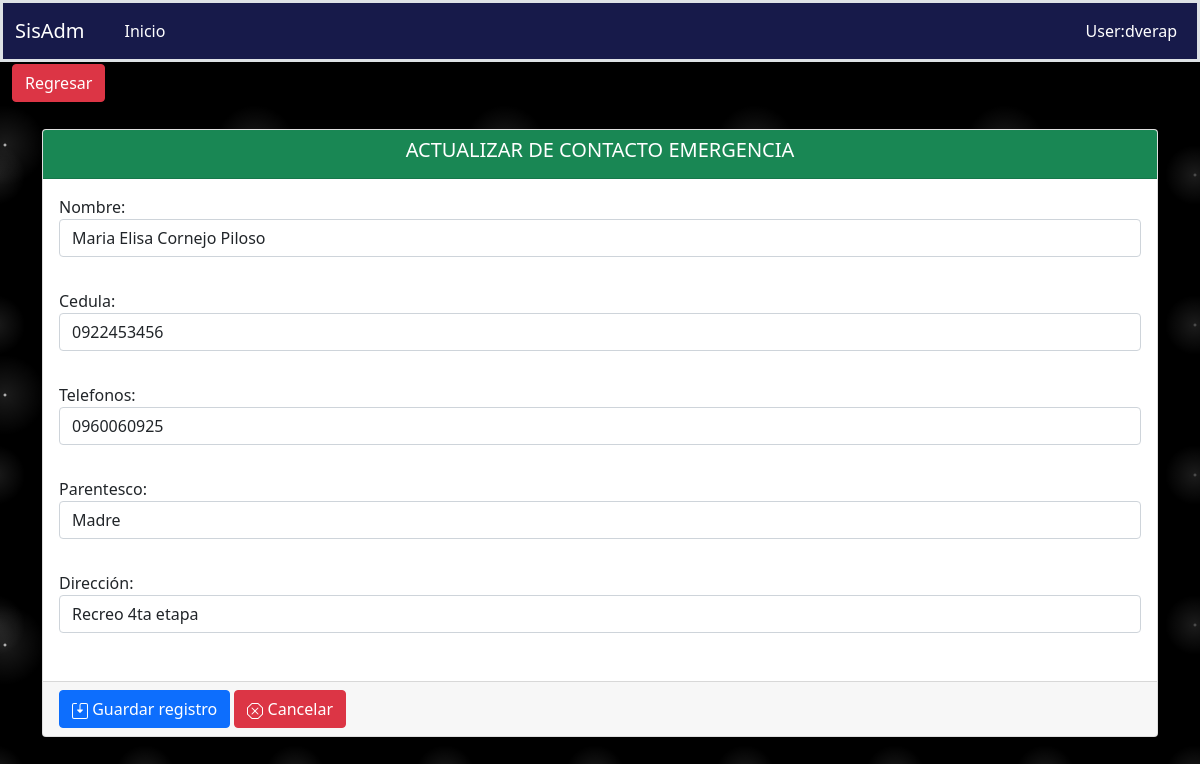
Page /fichaPersonal/actualizaContactoEmergencia/1/ on the committed database.
### aplicaciones/ficha_personal/models.py (models this page shows, shortened)
class ContactoEmergencias(models.Model):
    nombre = models.CharField(max_length=200)
    cedula = models.CharField(max_length=10, unique=True)
    telefonos = models.CharField(max_length=50, blank=True, null=True)
    parentesco = models.CharField(max_length=2, choices=PARENTESCO, default=PARENTESCO[0][0], blank=True, null=True)
    direccion = models.TextField(blank=True, null=True, verbose_name='Dirección')
    class Meta:
        verbose_name = "ContactoEmergencia"
        verbose_name_plural = "ContactosEmergencias"
        ordering = ('id',)

### aplicaciones/ficha_personal/views/ContactoEmergencia/views.py (the view)
# urls.py: path('actualizaContactoEmergencia/<int:pk>/', ActualizarContactoEmergencia.as_view(), name='actualizarContactoEmergencia'),
class ActualizarContactoEmergencia(UpdateView):
    model = ContactoEmergencias
    template_name = "ContactoEmergencia/form.html"
    success_url = reverse_lazy('ficha_Personal:registroContactoEmergencia')
    form_class = ContactoEmergenciasForm
    def get_context_data(self, **kwargs):
        context = super().get_context_data(**kwargs)
        context['action_save'] = self.request.path
        context['titulo'] = 'ACTUALIZAR DE CONTACTO EMERGENCIA'
        context['url_anterior'] = '/fichaPersonal/contactoEmergencia'
        context['listar_url'] = '/fichaPersonal/contactoEmergencia'
        return context

### aplicaciones/ficha_personal/forms.py
class ContactoEmergenciasForm(ModelForm):
    class Meta:
        model = ContactoEmergencias
        fields = '__all__'
        widgets = {
            'nombre': forms.TextInput(attrs={'class': 'form-control','placeholder' : 'Ingrese nombre'}),
            'cedula': forms.TextInput(attrs={'class': 'form-control','placeholder':'Ingrese su número de cédula'}),
            'telefonos': forms.TextInput(attrs={'class': 'form-control','placeholder':'Número celular'}),
            'parentesco': forms.Select(attrs={'class': 'form-control'}),
            'direccion': forms.TextInput(attrs={'class': 'form-control','placeholder':'Ingrese Dirección'}),
        }

### aplicaciones/ficha_personal/templates/ContactoEmergencia/form.html (shortened to what this page needs)
{% extends 'formulario.html' %}
{% load static %}
{% block controls %}
    {{ form.as_p }}
{% endblock %}

### static/css/estilos.css (style rules this page uses)
body { background-color:black; background-image: radial-gradient(white, rgba(255,255,255,.2) 2px, transparent 40px), radial-gradient(white, rgba(255,255,255,.15) 1px, transparent 30px), radial-gradient(white, rgba(255,255,255,.1) 2px, transparent 40px), radial-gradient(rgba(255,255,255,.4), rgba(255,255,255,.1) 2px, transparent 30px); background-size: 550px 550px, 350px 350px, 250px 250px, 150px 150px; background-position: 0 0, 40px 60px, 130px 270px, 70px 100px; color: #171a4a; }

### rows in the picture
ContactoEmergencias: nombre "Maria Elisa Cornejo Piloso", cedula "0922453456", telefonos "0960060925", parentesco "Madre", direccion "Recreo 4ta etapa"

### other values in the picture
{{ titulo }} "ACTUALIZAR DE CONTACTO EMERGENCIA"
